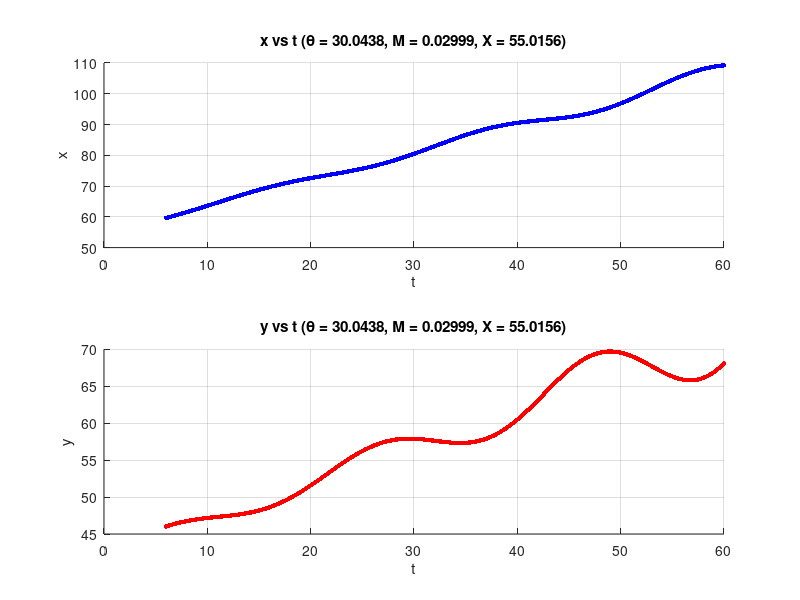
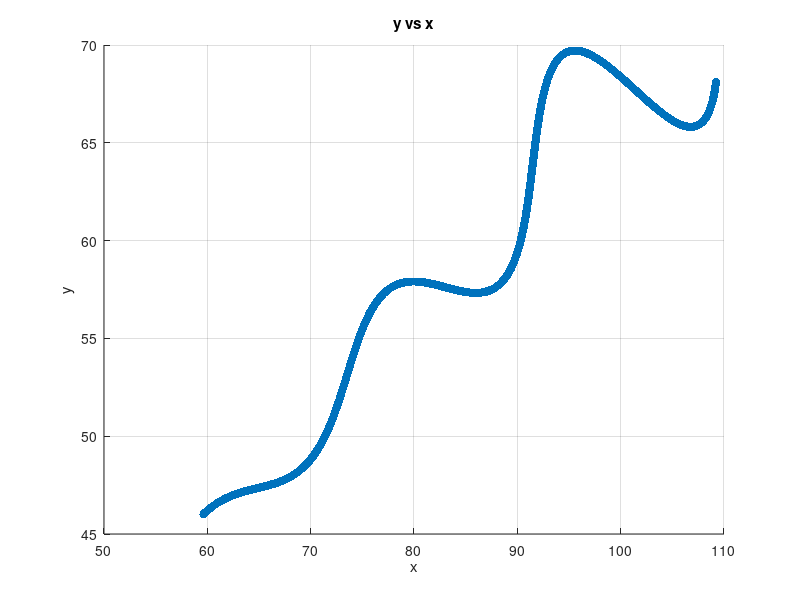

Write MATLAB code to recreate these figures, in order.
theta = 30.0438;
M = 0.02999; 
X = 55.0156;
t = linspace(6, 60, 1500);  % 1500 points from t=6 to t=60

xf = t.*cosd(theta) - exp(M*abs(t)) .* sin(0.3*t) .* sind(theta) + X;
yf = 42 + t.*sind(theta) + exp(M*abs(t)) .* sin(0.3*t) .* cosd(theta);

% Scatter plot xf vs t
figure;
subplot(2,1,1);
scatter(t, xf, 10, 'b', 'filled');  % 10 is marker size
xlabel('t');
ylabel('x');
title(['x vs t (\theta = ' num2str(theta) ', M = ' num2str(M) ', X = ' num2str(X) ')']);
grid on;

% Scatter plot yf vs t
subplot(2,1,2);
scatter(t, yf, 10, 'r', 'filled');
xlabel('t');
ylabel('y');
title(['y vs t (\theta = ' num2str(theta) ', M = ' num2str(M) ', X = ' num2str(X) ')']);
grid on;

figure;
scatter(xf, yf, 'filled');
xlabel('x');
ylabel('y');
title('y vs x');
grid on;